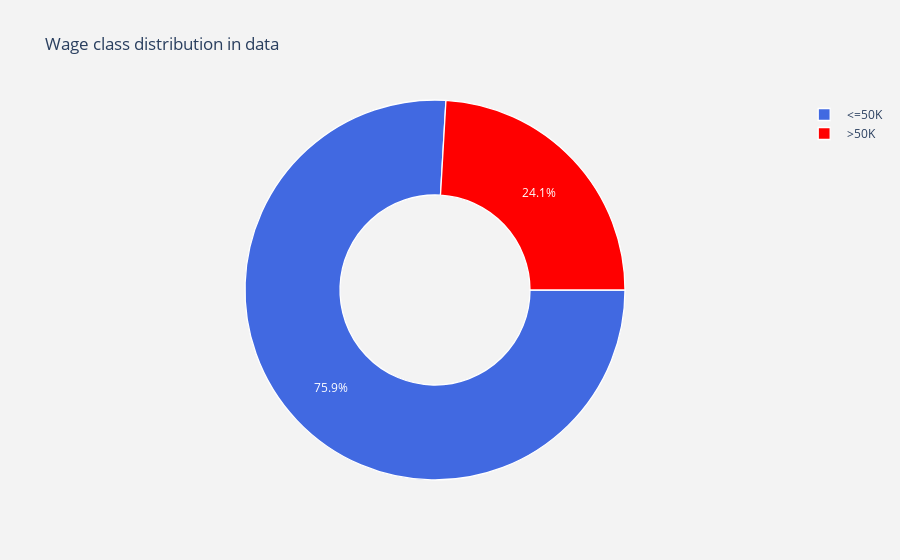

Write notebook code for a chart like this one.
### Markdown cell above
# Wage Class Distribution (Target)

### Code cell
lab = income_data['Income'].value_counts().keys().tolist()
#values
val = income_data["Income"].value_counts().values.tolist()

trace = go.Pie(labels = lab ,
               values = val ,
               marker = dict(colors =  [ 'royalblue' ,'red'],
                             line = dict(color = "white",
                                         width =  1.3)
                            ),
               rotation = 90,
               hoverinfo = "label+value+text",
               hole = .5
              )
layout = go.Layout(dict(title = "Wage class distribution in data",
                        plot_bgcolor  = "rgb(243,243,243)",
                        paper_bgcolor = "rgb(243,243,243)",
                       )
                  )

data_new = [trace]
fig = go.Figure(data = data_new,layout = layout)
py.iplot(fig)

### Figure 1 — Plotly figure (JSON) as saved in the notebook; plotly's stock layout.template omitted (floating-point values rounded to 4 significant figures)
{"data": [{"hole": 0.5, "hoverinfo": "label+value+text", "labels": [" <=50K", " >50K"], "marker": {"colors": ["royalblue", "red"], "line": {"color": "white", "width": 1.3}}, "rotation": 90, "type": "pie", "values": [24720, 7841]}], "layout": {"paper_bgcolor": "rgb(243,243,243)", "plot_bgcolor": "rgb(243,243,243)", "title": {"text": "Wage class distribution in data"}}}
